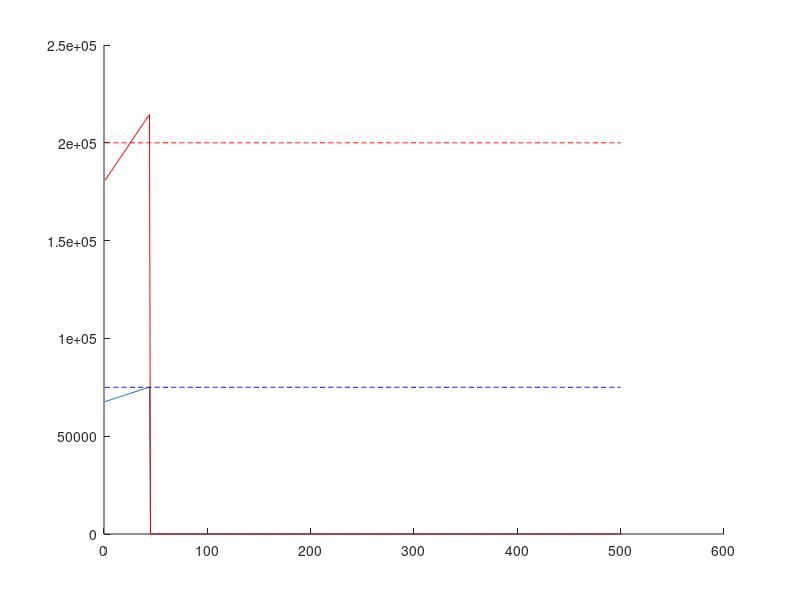
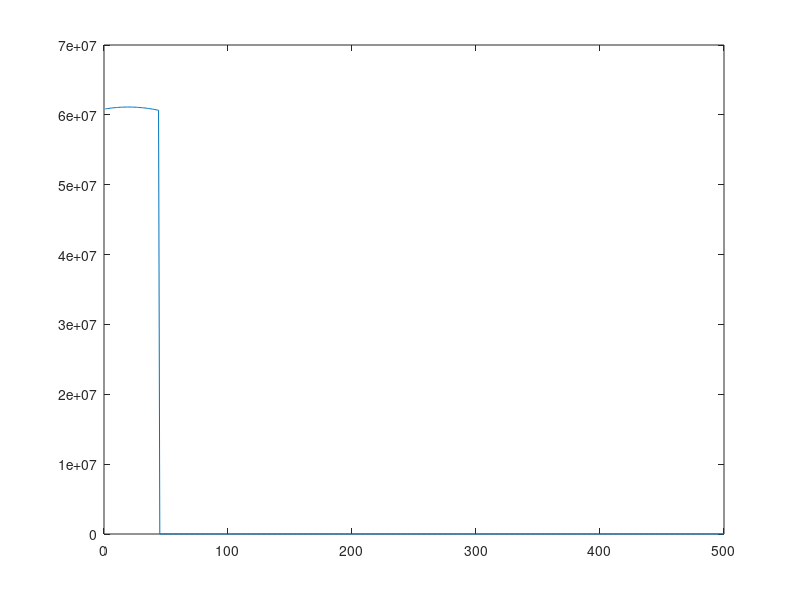

MATLAB code for these plots, in order:
records = zeros(1,5);
record_inc = 1;
for startingpop = 0.1:0.05:0.45
    for startingKill = 0:0.1:0.9

        close all
        %Whale pop and profit simulation
        timestep = 1;
        runLength = 500;

        r = [0.05 0.08];
        K = [150000 400000];
        a = [10^-8 10^-8];
        halfK = true;

        pops = startingpop*K';% Starting population
        whalePrice = [12000; 6000];
        killRates = zeros(2,1);%[2000; 8000];% Starting rates
        killRatesStart = startingKill*ones(2,1);

        % Diff Eqs
        dx = @(x,y,r1,k1,a1) (r1*x.*(1-(x/k1)))-(a1*x.*y);
        dy = @(x,y,r2,k2,a2) (r2*y.*(1-(y/k2)))-(a2*x.*y);
        change = @(p,r,k,a) [dx(p(1),p(2),r(1),k(1),a(1)); dy(p(1),p(2),r(2),k(2),a(2))];
        profitFunc = @(x,y,r,k,a, priceVec) priceVec(1)*dx(x,y,r(1),k(1),a(1))+priceVec(2)*dy(x,y,r(2),k(2),a(2));

        % Calculate max point
        profitplace = [12000; 6000].*r';
        gradProfit = [24000*(r(1)/K(1)) (12000*a(1))+(6000*a(2)); (12000*a(1))+(6000*a(2)) 12000*(r(2)/K(2))];
        popsToMaxProfit = gradProfit\profitplace;

        possMaxs = [floor([popsToMaxProfit(1) popsToMaxProfit(2)]);...
            floor([popsToMaxProfit(1) popsToMaxProfit(2)])+1;...
            floor(popsToMaxProfit(1)) floor(popsToMaxProfit(2))+1;...
            floor(popsToMaxProfit(1))+1 floor(popsToMaxProfit(2))];

        [~, I] =max(profitFunc(possMaxs(:,1),possMaxs(:,2),r,K,a,whalePrice));

        popsToMaxProfit = possMaxs(I,:);

        % Make sure we are above constraint if necessary, and if so change point
        if (halfK&&any(popsToMaxProfit<(0.5*K)))
            display(sprintf('Global max outside constraints, adjusting accordingly...\n'))
            possMaxs = [K(1)/2 (K(2)/(2*r(1)))*(r(2)-(2*a(1)+a(2))*(K(1)/2));...
                        (K(1)/2)*(1-(2*a(1)+a(2))*(K(2)/(4*r(1)))) K(2)/2];
            [~, I] =max(profitFunc(possMaxs(:,1),possMaxs(:,2),r,K,a,whalePrice));
            popsToMaxProfit = possMaxs(I,:);

            if any(popsToMaxProfit<(0.5*K))
                popsToMaxProfit = K/2;
            end
        end

        iters = round(runLength/timestep);
        popLog = zeros(iters+1,2);
        popLog(1,:) = pops';

        killRateRecord = zeros(iters,2);
        profit = zeros(iters,1);
        now = uint64(1);

        transitionProfit = 0;
        transitionYears = 0;

        while true
            popDelta = change(pops,r,K,a);

            %update kill rate
%             if pops(1)>popsToMaxProfit(1)
%                 killRates(1) = max(popDelta(1),pops(1)-popsToMaxProfit(1));        
%             elseif pops(1)==popsToMaxProfit(1)
%                 killRates(1) = popDelta(1);
%             else
%                 killRates(1) = killRatesStart(1)*popDelta(1);
%             end
% 
%             if pops(2)>popsToMaxProfit(2)
%                 killRates(2) = max(popDelta(2),pops(2)-popsToMaxProfit(2));
%             elseif pops(2)==popsToMaxProfit(2)
%                 killRates(2) = popDelta(2);
%             else
%                 killRates(2) = killRatesStart(2)*popDelta(2);
%             end
% 
            killRates = killRatesStart.*popDelta;
            if killRates(1)<0
                killRates(1) = 0;
            end
            if killRates(2)<0
                killRates(2) = 0;
            end
            
            
            pops = pops+popDelta-killRates;
            killRatesRecords(now,:) = killRates;
            popLog(now,:) = pops';

            profit(now) = sum(whalePrice.*killRates);

%             if (killRates(1)<popDelta(1) || killRates(2)<popDelta(2))
%                 transitionProfit = transitionProfit + profit(now);
%                 
%             end

            if any(pops<1)
                if (pops(1)<=0)&&(pops(2)<=0)
                    pops(1) = 0;
                    pops(2) = 0;
                    break;
                elseif pops(1)<=0
                    pops(1) = 0;
                    killRates(1)=0;
                else
                    pops(2) = 0;
                    killRates(2)=0;
                end
            end
            if all((pops<1))killRates(1)=0;
                break;
            end
            if all(pops>=(0.5*K'))
                break;
            end
            transitionYears = transitionYears + 1;
            %display(sprintf('%d %d',pops(1),pops(2)))
            now = now+1;
        end
        profit(now) = sum(whalePrice.*killRates);
        popLog(now,:) = pops';

        %display(sprintf('In transition, the whaling industry averaged $%.2f per year over %d years', transitionProfit / transitionYears, transitionYears));

        %hold on
        %plot(popLog(:,1))
        %plot(popLog(:,2),'r')
        %plot((K(1)/2)*ones(iters,1),'b--')
        %plot((K(2)/2)*ones(iters,1),'r--')
        %hold off

        records(record_inc, 1) = startingpop;
        records(record_inc, 2) = startingKill;
        records(record_inc, 3) = sum(profit(1:transitionYears))/transitionYears;
        records(record_inc, 4) = sum(profit(1:transitionYears));
        records(record_inc, 5) = transitionYears;
        record_inc = record_inc +1;
        %figure
        %plot(profit(1:transitionYears))
    end
end
profit(now) = sum(whalePrice.*killRates);
popLog(now,:) = pops';

display(sprintf('In transition, the whaling industry averaged $%.2f per year over %d years', transitionProfit / transitionYears, transitionYears));

hold on
plot(popLog(:,1))
plot(popLog(:,2),'r')
plot((K(1)/2)*ones(iters,1),'b--')
plot((K(2)/2)*ones(iters,1),'r--')
hold off

sum(profit)
figure
plot(profit)
